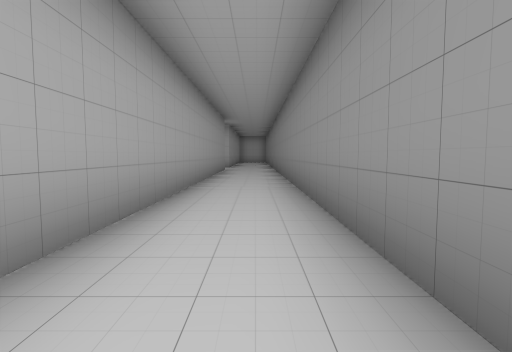
view 1 (above)

24 first-person views from a walk through a scene from a Unity 3-D project. The camera is 1.2 m above the floor, tilts 4° down and sees 80° across. The floor is counted in squares, 2 m on a side. Each view is taken from the middle of a square. On the plan, view 1 faces up. The plan holds only what a view shows up to about 9 squares ahead; the rest is blank. The place goes on beyond the plan. Door leaves are left out, so doorways stand open. Some surface patterns are stand-ins.

view 2
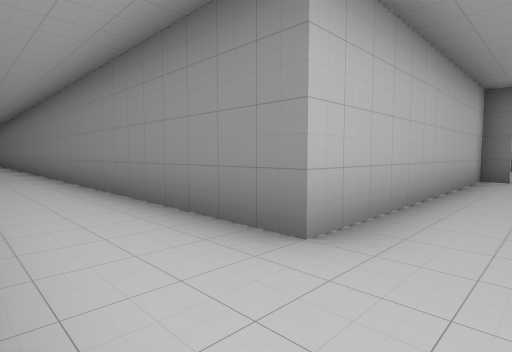

view 3
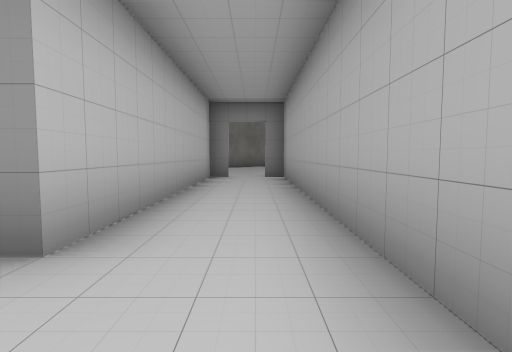

view 4
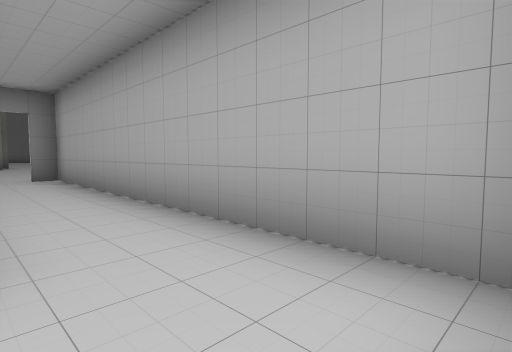

view 5
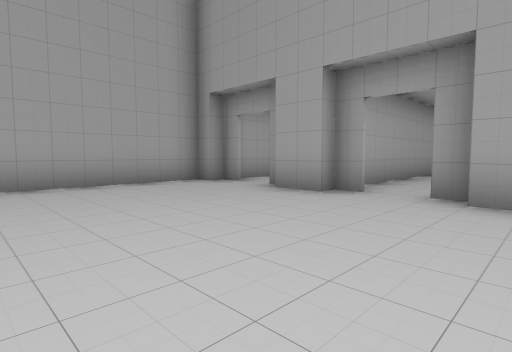

view 6
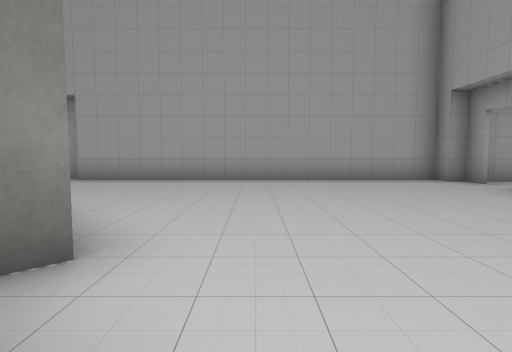

view 7
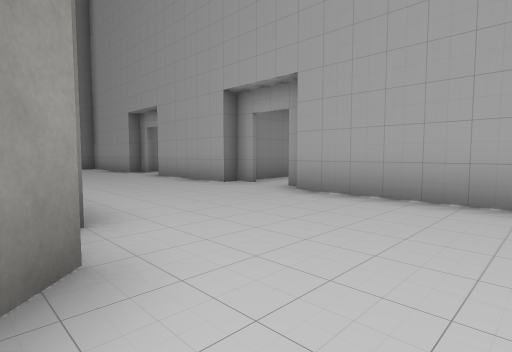

view 8
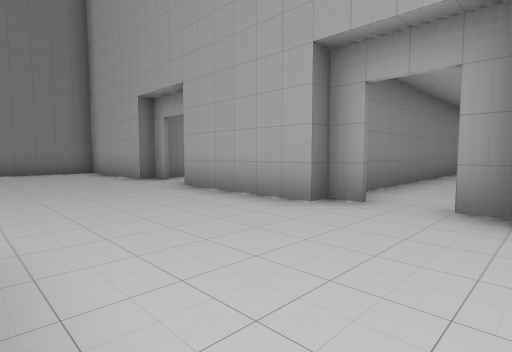

view 9
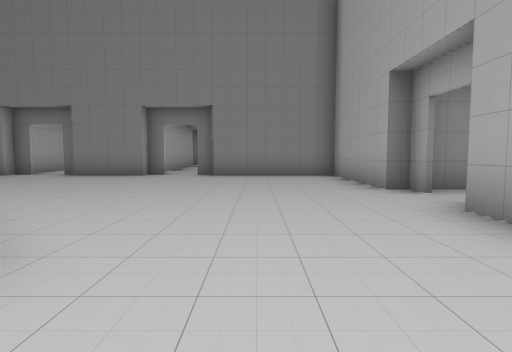

view 10
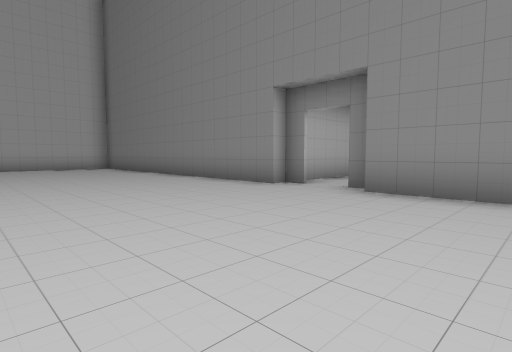

view 11
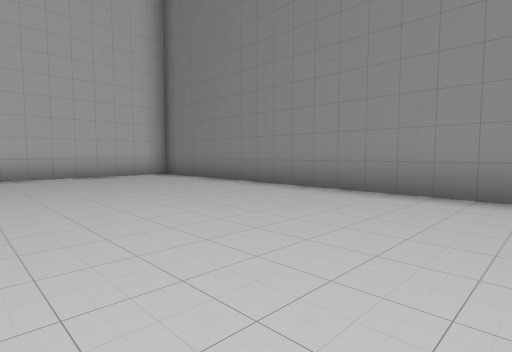

view 12
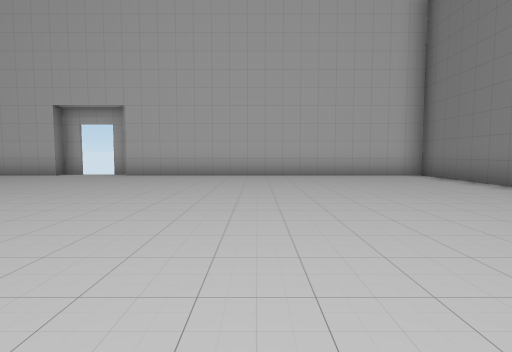

view 13
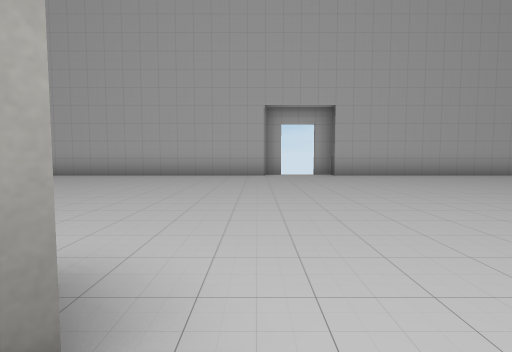

view 14
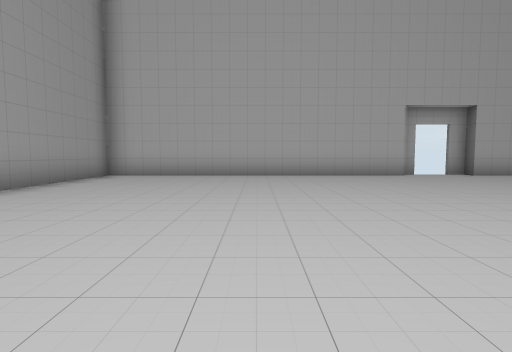

view 15
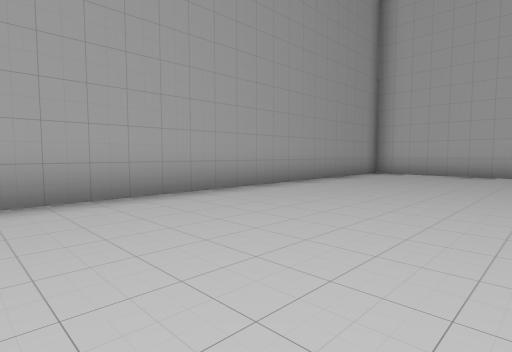

view 16
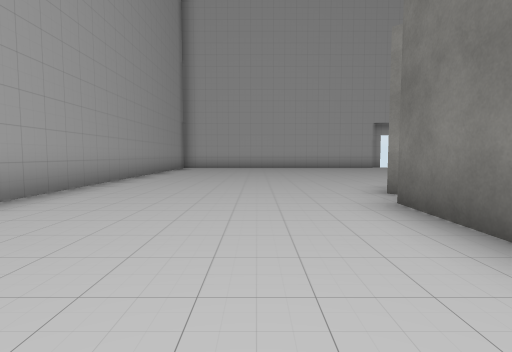

view 17
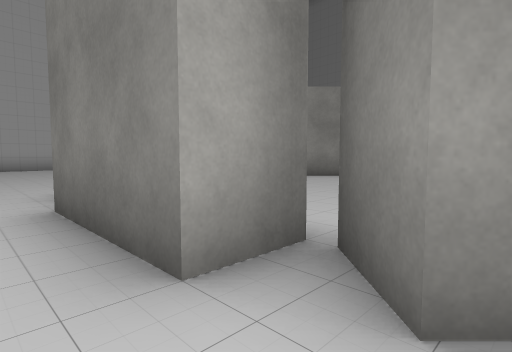

view 18
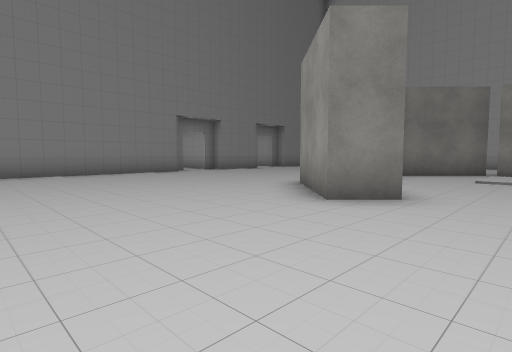

view 19
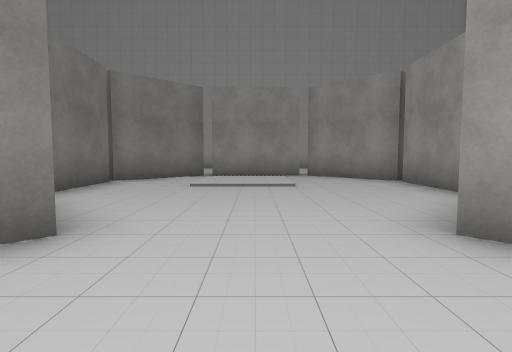

view 20
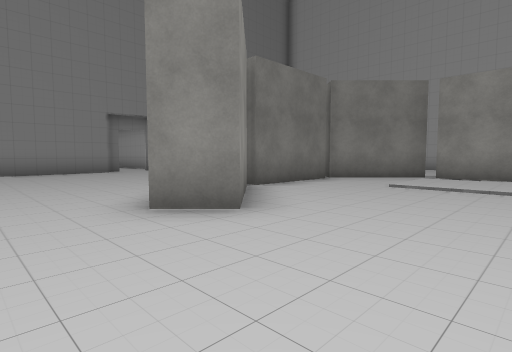

view 21
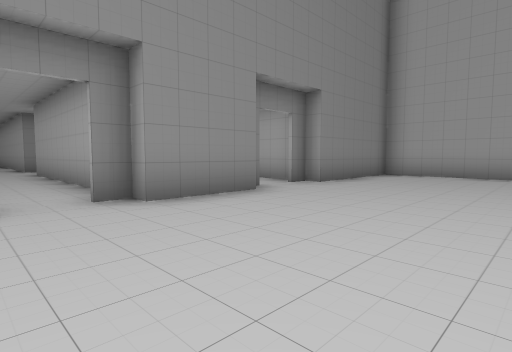

view 22
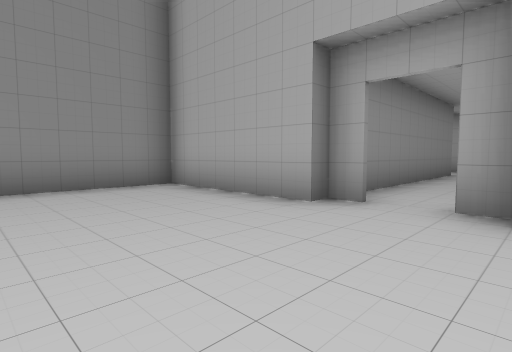

view 23
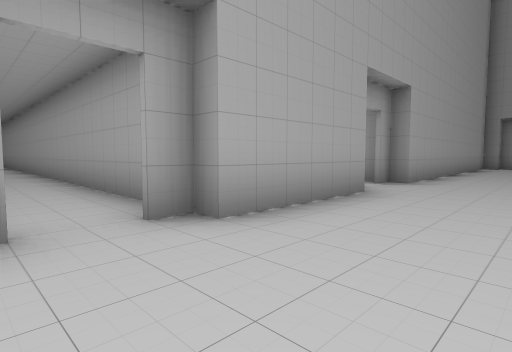

view 24
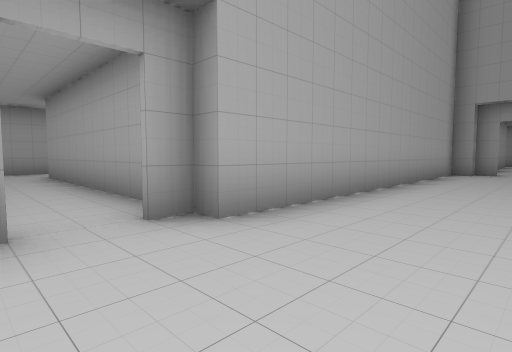

### Floor plan
Ten units are one square. View 1 is at (0, 0); x grows to the right and y downward. Boxes are objects, and circles mark ways between rooms. Rooms are numbered by the first view taken in them; rooms with no view inside come last. Other rooms are left out.
<svg viewBox="-17 -132 317 262">
<path fill="none" stroke="#000" d="M-9 28 78 28M72 14 72 8 8 8 8 -61M72 29 72 22M-12 -61 -12 -14M200 -32 185 -48 192 -55 210 -36M137 -21 137 -2 128 -2 128 -28M137 0 156 18M158 18 185 18 202 0 202 -28M130 7 140 -2M148 25 144 21M182 63 212 63M164 -127 78 -127 78 -28M176 67 182 67M78 2 78 8M161 67 168 67M268 -32 268 -127 182 -127M271 -26 271 -32M271 -12 271 -18M73 8 73 12M211 67 218 67M268 9 268 -12M78 28 78 38M73 21 73 28M232 63 268 63 268 28M226 67 232 67M271 29 271 22M73 51 73 58M78 57 78 63 162 63M182 125 182 63M162 63 162 125M232 125 232 63M212 63 212 125M295 -32 268 -32M289 -12 295 -12"/>
<circle cx="70" cy="15" r="3" fill="#2a7"/>
<circle cx="175" cy="70" r="3" fill="#2a7"/>
<circle cx="225" cy="70" r="3" fill="#2a7"/>
<circle cx="270" cy="-25" r="3" fill="#2a7"/>
<text x="10" y="10">1</text>
<text x="170" y="-30">2</text>
<text x="170" y="100">3</text>
<text x="220" y="100">4</text>
<text x="280" y="-30">5</text>
</svg>
Room 1 opens to room 2. Room 2 opens to room 3. Room 2 opens to room 4. Room 2 opens to room 5.

Where each view was taken, in squares from view 1:
view 1: 0 up, 0 right, facing up
view 2: 2 down, 1 left, facing up-right
view 3: 2 down, 1 left, facing right
view 4: 1 down, 1 left, facing down-right
view 5: 0 up, 12 right, facing down-left
view 6: 1 up, 12 right, facing down
view 7: 2 down, 13 right, facing down-right
view 8: 3 down, 16 right, facing down-right
view 9: 4 down, 18 right, facing right
view 10: 1 down, 22 right, facing up-right
view 11: 4 up, 22 right, facing up-right
view 12: 4 up, 22 right, facing up
view 13: 4 up, 16 right, facing up
view 14: 4 up, 12 right, facing up
view 15: 3 up, 12 right, facing up-left
view 16: 1 down, 11 right, facing up
view 17: 1 down, 12 right, facing up-right
view 18: 9 up, 17 right, facing down-right
view 19: 7 up, 17 right, facing down
view 20: 7 up, 16 right, facing down-right
view 21: 3 up, 23 right, facing down-right
view 22: 3 down, 21 right, facing down-right
view 23: 4 down, 23 right, facing down-left
view 24: 4 down, 18 right, facing down-left
